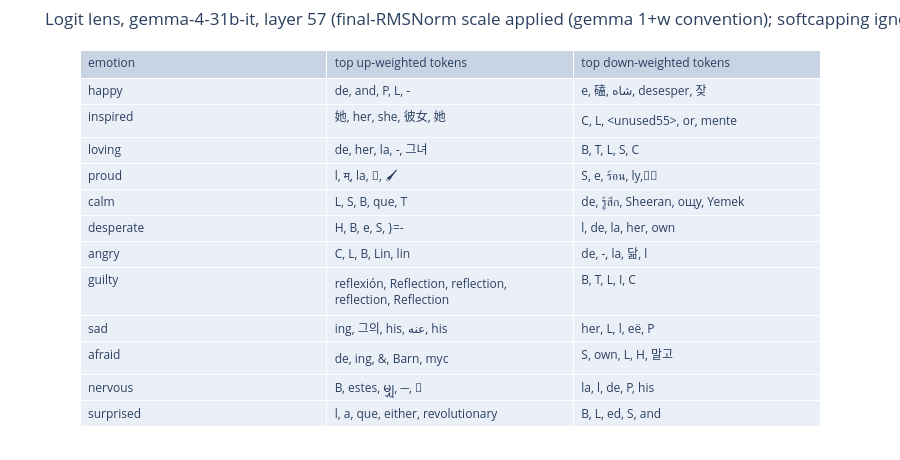

Notebook code for this chart:
### Markdown cell above
## 1. Logit lens (paper Table 1): does not reproduce on the instruct model

The paper projects each emotion vector through the unembedding matrix and finds emotion-word
neighborhoods (sad up-weights grief, tears, lonely). We ran the same projection on the
instruct-model vectors, with the final normalization layer's scaling applied.

How to read: each row lists the five most up-weighted tokens. The paper's result would show
emotion-related words. Ours shows unrelated fragments, a robust negative across layers 33 and
57, with and without norm scaling. Documented caveats: Gemma's logit softcapping is ignored,
and the base-model arm (where geometry replicates) still needs its own run; it requires
reloading the evicted base model and is queued.

### Code cell
# this cell renders the corrected logit-lens table for the instruct model
import json
from pathlib import Path

import numpy as np
import plotly.graph_objects as go

ROOT = Path("..")
lens = json.load(open(ROOT / "results/logit_lens_it_L57.json"))
rows = [(e, ", ".join(t["up"]), ", ".join(t["down"])) for e, t in lens["table"].items()]
fig = go.Figure(go.Table(
    header=dict(values=["emotion", "top up-weighted tokens", "top down-weighted tokens"],
                align="left"),
    cells=dict(values=list(zip(*rows)), align="left", height=26),
))
fig.update_layout(title=f"Logit lens, gemma-4-31b-it, layer {lens['layer']} ({lens['note']})",
                  height=460, margin=dict(t=50, b=10))
fig.show()
print("verdict: no emotion-word neighborhoods; paper Table 1 does not reproduce on -it vectors")

### Figure 1 — Plotly figure (JSON) as saved in the notebook; plotly's stock layout.template omitted (floating-point values rounded to 4 significant figures)
{"data": [{"cells": {"align": "left", "height": 26, "values": [["happy", "inspired", "loving", "proud", "calm", "desperate", "angry", "guilty", "sad", "afraid", "nervous", "surprised"], ["de, and, P, L, -", "她, her, she, 彼女, 她", "de, her, la, -, 그녀", "l, म्, la, 🏰, 🖌", "L, S, B, que, T", "H, B, e, S, }=-", "C, L, B, Lin, lin", "reflexión, Reflection, reflection, reflection, Reflection", "ing, 그의, his, عنه, his", "de, ing, &, Barn, myc", "B, estes, မျှ, ─, 🏢", "l, a, que, either, revolutionary"], ["e, 磕, شاه, desesper, 잦", "C, L, <unused55>, or, mente", "B, T, L, S, C", "S, e, ร้อน, ly, َّ", "de, รู้สึก, Sheeran, ощу, Yemek", "l, de, la, her, own", "de, -, la, 닮, l", "B, T, L, I, C", "her, L, l, её, P", "S, own, L, H, 말고", "la, l, de, P, his", "B, L, ed, S, and"]]}, "header": {"align": "left", "values": ["emotion", "top up-weighted tokens", "top down-weighted tokens"]}, "type": "table"}], "layout": {"height": 460, "margin": {"b": 10, "t": 50}, "title": {"text": "Logit lens, gemma-4-31b-it, layer 57 (final-RMSNorm scale applied (gemma 1+w convention); softcapping ignored)"}}}
